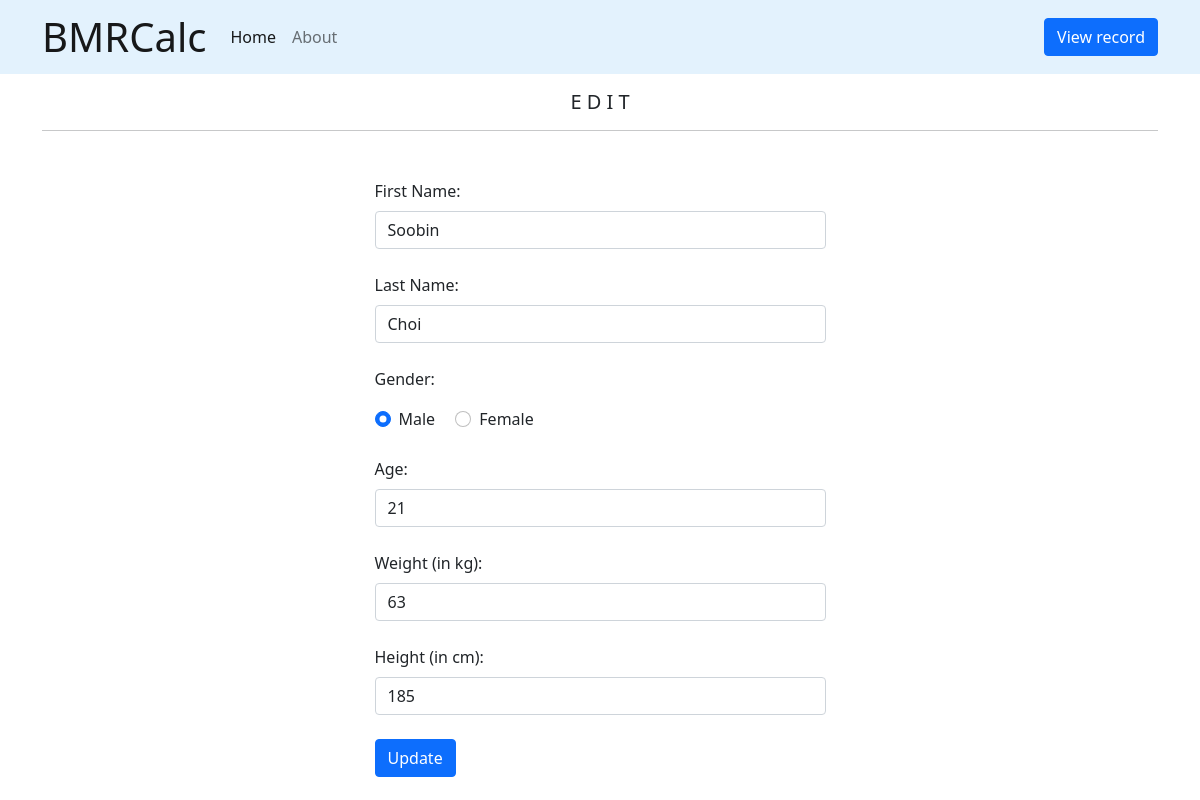
Page /update.php?id=1 on the committed database.
### tables this page shows
CREATE TABLE `bmr_tb` (
  `id` int(200) NOT NULL,
  `first_name` varchar(50) NOT NULL,
  `last_name` varchar(50) NOT NULL,
  `gender` varchar(10) NOT NULL,
  `age` int(11) NOT NULL,
  `weight` float NOT NULL,
  `height` float NOT NULL,
  `bmr` float NOT NULL,
  `recorded_on` timestamp NOT NULL DEFAULT current_timestamp()
);

### update.php (the view, shortened to what this page needs)
<?php
	include("connect.php");
	$id = $_GET['id'];
	$result = mysqli_query($db_connect, "SELECT * FROM bmr_tb WHERE (id = '$id')");
	while ($edit = mysqli_fetch_array($result)) {
		$first_name = $edit['first_name'];
		$last_name = $edit['last_name'];
		$gender = $edit['gender'];
		$age = $edit['age'];
		$weight = $edit['weight'];
		$height = $edit['height'];
	}
?>
<!DOCTYPE html>
<html>
<head>
	<link href="https://cdn.jsdelivr.net/npm/bootstrap@5.0.2/dist/css/bootstrap.min.css" rel="stylesheet">
	<link rel="stylesheet" href="bmr.css">
</head>
<body>
	<nav class="navbar navbar-expand-lg navbar-light">
	  <div class="container">
	    <a class="navbar-brand" href="index.php"><span class="display-6"><strong>BMR</strong>Calc</span></a>
	    <div class="collapse navbar-collapse" id="navbarText">
	      <ul class="navbar-nav me-auto mb-2 mb-lg-0">
	        <li class="nav-item">
	          <a class="nav-link active" aria-current="page" href="index.php">Home</a>
	        </li>
	        <li class="nav-item">
	          <a class="nav-link" href="about.php">About</a>
	        </li>
	      </ul>
	      <a class="btn btn-primary" href="records.php" role="button">View record</a>
	    </div>
	  </div>
	</nav>
	<div class="container">
		<h5 class="justify-content-center text-center mt-3">E D I T</h5>
		<hr/>
		<form action = "update.php" method="POST" autocomplete="off">
			<div class="row justify-content-center mt-5">
				<div class="col-5 mb-4">
					<label for="first_name" class="form-label">First Name:</label>
					<input type="text" class="form-control" id="first_name" name="first_name" value="<?php echo $first_name ?>">
				</div>
			</div>
			<div class="row justify-content-center">
				<div class="col-5 mb-4">
					<label for="last_name" class="form-label">Last Name:</label>
					<input type="text" class="form-control" id="last_name" name="last_name" value="<?php echo $last_name ?>">
				</div>
			</div>
			<div class="row justify-content-center">
				<div class="col-5 mb-4">
					<p>Gender:</p>
					<div class="form-check form-check-inline">
						<input class="form-check-input" type="radio" name="gender" id="male" value="male" <?php if($gender == "male"){echo "checked";} ?>>
						<label class="form-check-label" for="male">Male</label>
					</div>
					<div class="form-check form-check-inline">
						<input class="form-check-input" type="radio" name="gender" id="female" value="female" <?php if($gender == "female"){echo "checked";} ?>>
						<label class="form-check-label" for="female">Female</label>
					</div>
				</div>
			</div>
			<div class="row justify-content-center">
				<div class="col-5 mb-4">
					<label for="age" class="form-label">Age:</label>
					<input type="number" class="form-control" id="age" name="age" value="<?php echo $age ?>">
				</div>
			</div>
			<div class="row justify-content-center">
				<div class="col-5 mb-4">
					<label for="weight" class="form-label">Weight (in kg):</label>
					<input type="number" class="form-control" id="weight" name="weight" value="<?php echo $weight ?>">
				</div>
			</div>
			<div class="row justify-content-center">
				<div class="col-5 mb-4">
					<label for="height" class="form-label">Height (in cm):</label>
					<input type="number" class="form-control" id="height" name="height" value="<?php echo $height ?>">
				</div>
			</div>
			<div class="row justify-content-center">
				<div class="col-5 mb-4">
					<button class="btn btn-primary" type="submit" value="submit" name="submit">Update</button>
				</div>
			</div>
		</form>
	</div>
</body>
</html>

### bmr.css (style rules this page uses)
.navbar { background-color: #e3f2fd; }

### rows in the picture
bmr_tb: first_name "Soobin", last_name "Choi", gender "☑ Male", gender "☐ Female", age "21", weight "63", height "185"
